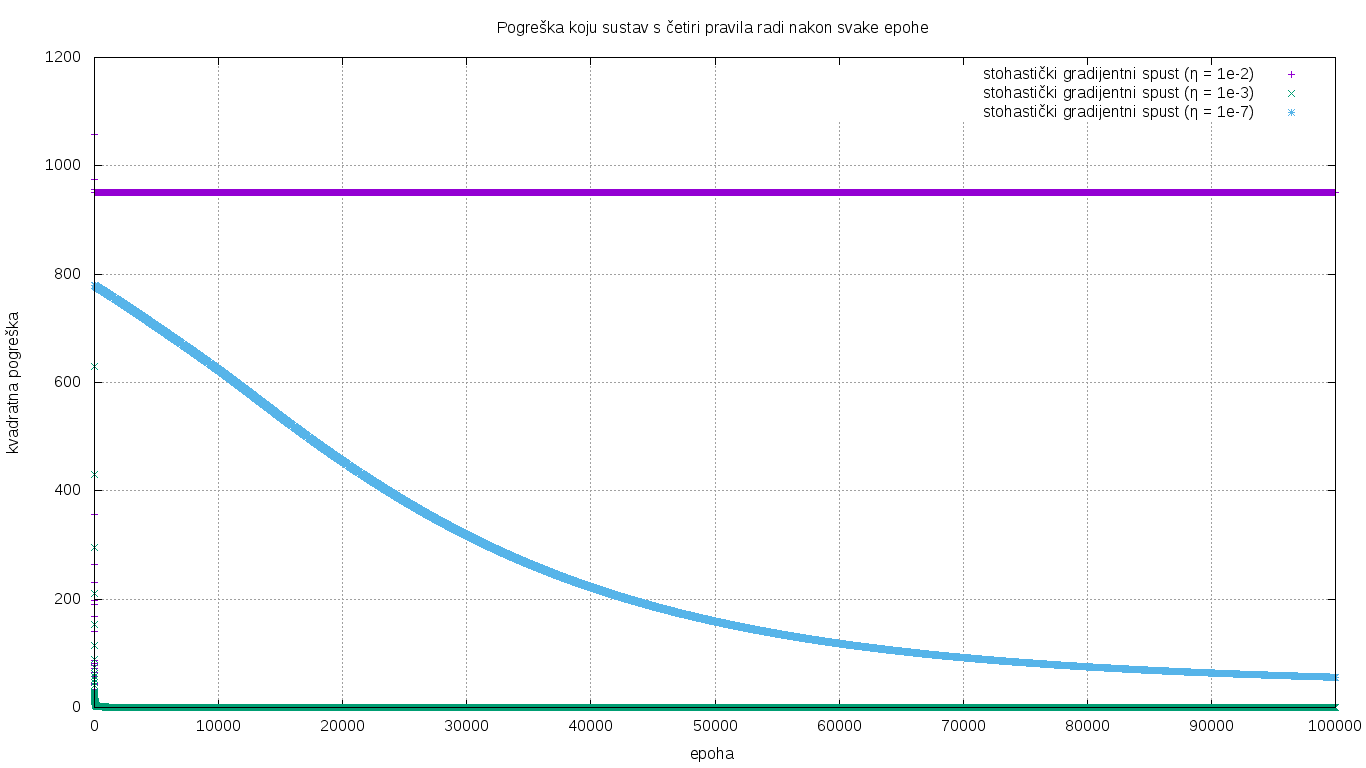

Recreate this plot in gnuplot.
set grid
set title "Pogreška koju sustav s četiri pravila radi nakon svake epohe"
set xlabel "epoha"
set ylabel "kvadratna pogreška"
set terminal png size 1366,768
set output "task_08b.png"
plot "task_08_ogd_4_e_1e-2.txt"  title "stohastički gradijentni spust (η = 1e-2)", \
     "task_08_ogd_4_e_1e-3.txt"  title "stohastički gradijentni spust (η = 1e-3)", \
     "task_08_ogd_4_e_1e-7.txt"  title "stohastički gradijentni spust (η = 1e-7)"